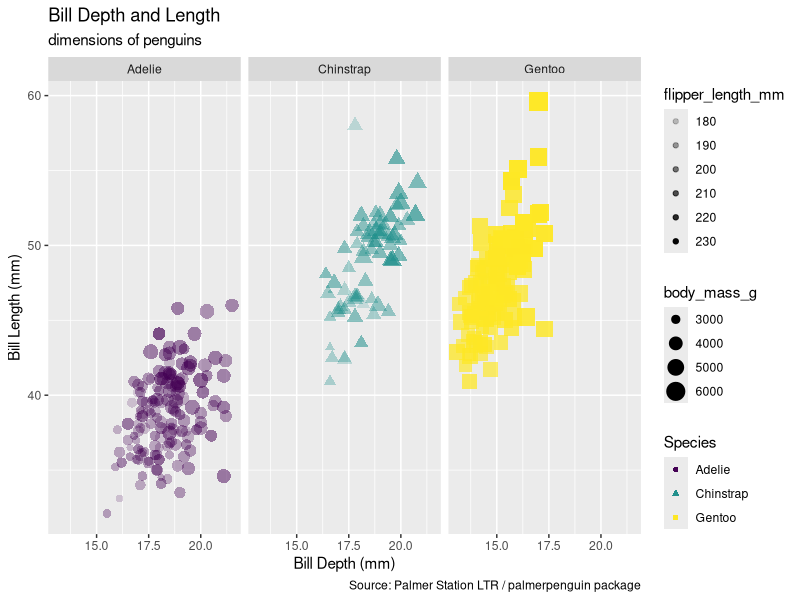

Write the R code that produced this figure.
#######################################
## week 3 script##
### if not installed install package
### install.packages("palmerpenguins")  ###
### This session we are learning how to plot

## Author Jessica
########################################

library(tidyverse)
library(palmerpenguins)
glimpse(penguins)

ggplot(data = penguins, ###can use color, shape, size, and alpha (transparency)
  mapping = aes(x = bill_depth_mm, ### x data ###
                y = bill_length_mm, ### y data ###
                size = body_mass_g,
                alpha = flipper_length_mm, ###when I want the transparency to be based off the values
                color = species,  ### I can also make color and shape different things##
                shape = species))+  ### this adds color and shape to same category### 
  geom_point() +  ### if I want all points to look the same I can put color, size and shape here
  labs(title = "Bill Depth and Length",
       subtitle = "dimensions of penguins",
       x = "Bill Depth (mm)",
       y = "Bill Length (mm)",
       color = "Species",
       shape = "Species",
       caption = "Source: Palmer Station LTR / palmerpenguin package")+
       scale_color_viridis_d() +
#facet_grid (species~sex) ### means sex as a function of species+
facet_wrap(~species) ### not a grid and wrapping by species, 
### only columns use right of ~, only rows use left of ~, ncol to specify number of columns
# + guides(color = FALSE) deletes legend

  ### use function labs to create labels ##
  
